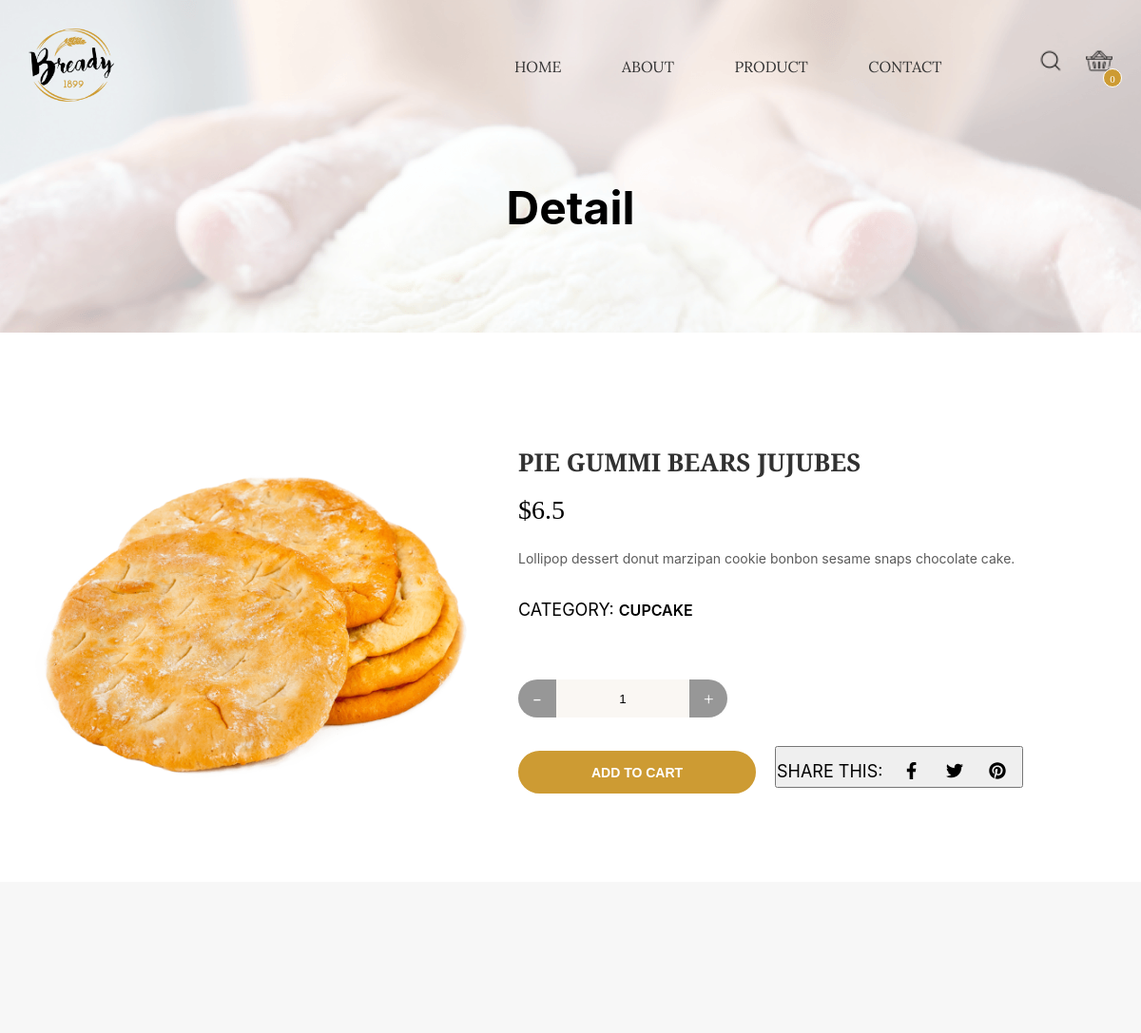
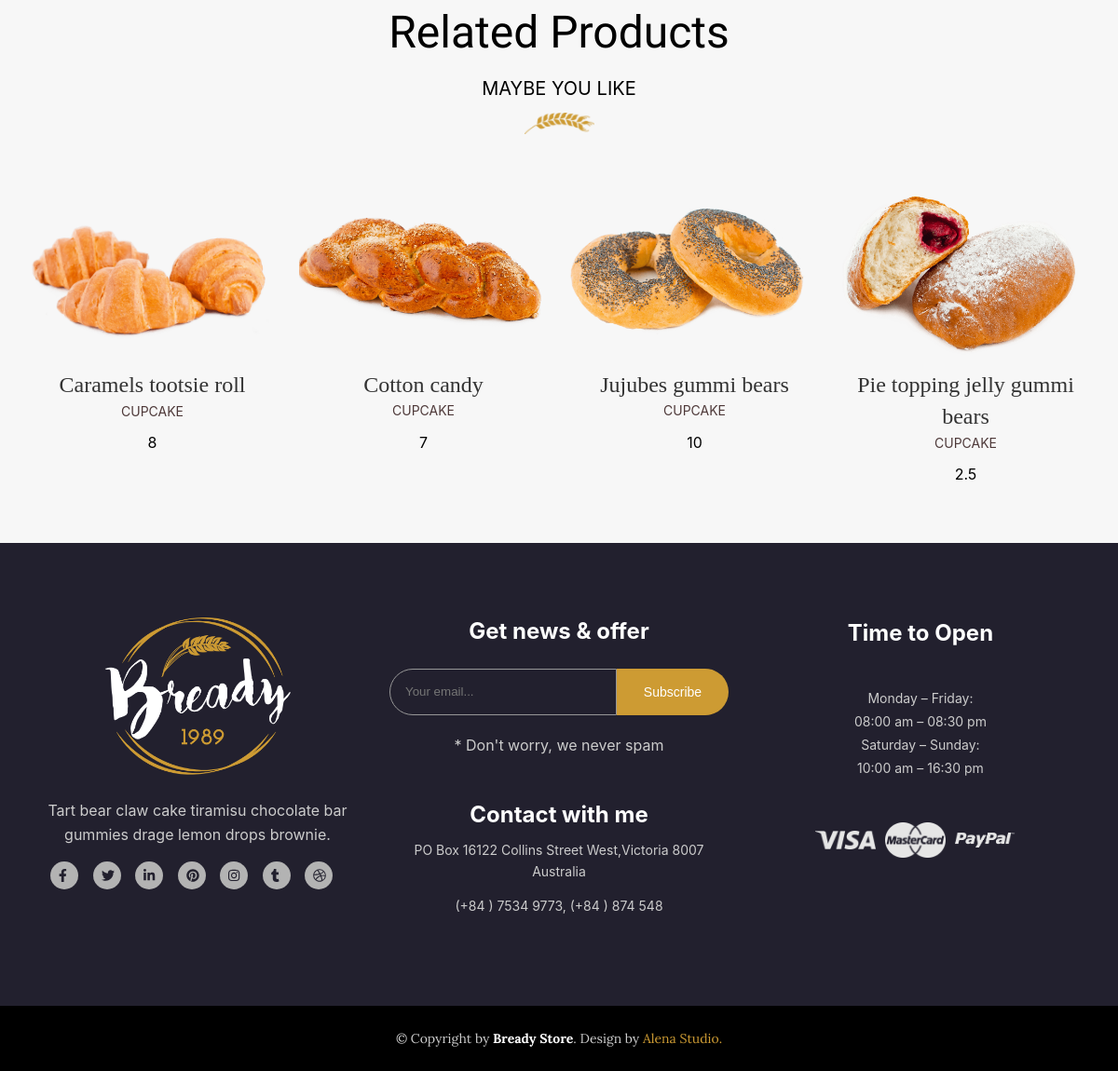
Screenshot of /?pages=detail&id=20 with the database file from the repository (2 pictures, top to bottom).
### tables this page shows
CREATE TABLE `products` (
  `id` int(11) NOT NULL,
  `brandid` int(11) NOT NULL,
  `name` varchar(100) NOT NULL,
  `price` float NOT NULL,
  `image` varchar(500) NOT NULL,
  `quality` int(11) NOT NULL,
  `description` text NOT NULL,
  `status` tinyint(4) NOT NULL DEFAULT 1,
  `hot` tinyint(4) NOT NULL DEFAULT 0
);

CREATE TABLE `brand` (
  `id` int(11) NOT NULL,
  `brandName` varchar(50) NOT NULL,
  `status` tinyint(4) NOT NULL DEFAULT 1
);

### view/detail.php (the view, shortened to what this page needs)
<?php
    if (isset($_GET['id'])){
        $productId=$_GET['id'];
    }
    $sql="Select p.*,b.brandName from products as p, brand as b where b.id=p.brandid and p.id=".$productId;
    $product=mysqli_fetch_array($conn->query($sql));
?>
<div class="product__main">
    <div class="container">
        <div class="product__detail">
            <div class="row">
                <div class=" col l-5 m-12 c-12">
                    <div class="product__detail-thumb">
                        <img src="<?=$product['image']?>" alt="">
                    </div>
                </div>
                <div class="col l-7 m-12 c-12">
                    <div class="product__detail-info">
                        <h1><?=$product['name']?></h1>
                        <span class="product__detail-price">$<?=$product['price']?></span>
                        <div class="product__detail-desc">
                            <p>Lollipop dessert donut marzipan cookie bonbon sesame snaps chocolate cake.</p>
                        </div>
                        <div class="product__detail-status">
                            <h5>Category: <a href=""><?=$product['brandName']?></a> </h5>
                        </div>
                        <form action="index.php?func=addProduct" class="product__detail-form" method="post">
                            <div class="product__detail-number">
                                <div class="form-group-number">
                                    <button class="btn-detail minus"> <span>-</span></button>
                                    <input type="text" name="quality" class="form-control product-value" value="1">
                                    <button class="btn-detail plus"> <span>+</span> </button>
                                </div>
                            </div>
                            <div class="product__detail-sharing">
                                <button class="product-btn" name="submit" type="submit">Add to cart<button/>
                                    <p class="product__detail-share">share this:
                                        <a href="" class="product__detail-link"><i class="fab fa-facebook-f"></i></a>
                                        <a href="" class="product__detail-link"><i class="fab fa-twitter"></i></a>
                                        <a href="" class="product__detail-link"><i class="fab fa-pinterest"></i></a>
                                    </p>
                            </div>
                        </form>
                    </div>
                </div>
            </div>
        </div>
    </div>
</div>
<?php
    $brandid=$product['brandid'];
    $productid=$product['id'];
    $sql="Select p.*,b.brandName from products as p, brand as b where b.id=p.brandid and p.brandid='$brandid' having p.id !='$productid'";
    $productRelated=$conn->query($sql);
?>
<div class="product__main related">
    <div class="container">
        <div class="related__heading">
            <h3 class="related__head">Related Products</h3>
            <p class="related__text">MAYBE YOU LIKE</p>
            <span>
                <img src="./images/views/floral.png" alt="" class="head-image">
            </span>
        </div>
        <div class="row product">
            <?php foreach ($productRelated as $item):?>
                <div class="col l-3 m-6 c-12">
                    <div class="product-item">
                        <div class="product-thumbnail">
                        </div>
                        <div class="product-content">
                            <a href="?pages=detail&id=<?=$item['id']?>" class="product-title"><?=$item['name']?></a>
                            <p class="product-category"><?=$item['brandName']?></p>
                            <p class="product-price"><?=$item['price']?></p>
                        </div>
                    </div>
            </div>
            <?php endforeach;?>
        </div>
    </div>
</div>

### css/main.css (style rules this page uses)
:root { --black-color:#000000; --white-color:#ffffff; --footer-color:#22202e; --button-color:#cd9b33; --info-color:#c7c7c7; --max-width: 1170px; }
a { text-decoration: none; }
h1 { margin-bottom: 20px; font-size: 48px; font-weight: bold; font-style: normal; font-stretch: normal; line-height: 0.79; letter-spacing: normal; text-align: center; color: var(--black-color); font-family: BlinkMacSystemFont,"Lora", serif; }
h3 { font-family: "Kaushan Script", cursive; font-size:48px; font-weight:400; color: var(--black-color); margin-bottom: 10px; }
p { font-size: 20px; font-weight: 400; color: #000; font-family: BlinkMacSystemFont,"Lora", serif; margin-bottom: 10px; line-height: 1.6em; }
.head-image { max-width:75px; }
a { color:inherit; }
.form-control { border: none; background-color: transparent; border-bottom: 1px solid rgba(255, 255, 255, 0.4); color: #fff; padding-left: 0; text-indent: 0; outline: none; height:50px; border-radius:0 ; width: 100%; }
.btn-detail { background-color: #979797; display: inline-block; height: 40px; width: 40px; border: none; font-family: "Lora", serif; color: #fff; font-size: 20px; padding: 1px 15px; }

### css/styles.css (style rules this page uses)
* { padding: 0; margin: 0; box-sizing: border-box; }
html { font-size:14px; }
body { background-color:var(--white-color); font-family: BlinkMacSystemFont "Lora", serif; font-size: 14px; line-height: 1.42857143; color: #333; overflow-x: hidden; overflow-y: scroll; scroll-behavior: smooth; }
.container { padding: 0 30px; margin:0 auto; width: 100%; }
.deal__heading,.related__heading { padding-top:80px; text-align: center; margin-bottom: 40px; }
.product-item { height:auto; margin-bottom: 20px; position: relative; }
.product-title { font-size: 24px; color: var(--block-color); }
.product-category { text-transform: uppercase; color: #4e3939; font-size: 14px; }
.product-price { font-size:16px; }
.history,.product__main { padding:80px 0 40px; }
.product-thumbnail { width:260px; overflow: hidden; position: relative; }
.product-content { text-align: center; }
.product__detail { margin: 40px auto 50px; max-width: 1170px; }
.product__detail-thumb { width:470px; }
.product__detail-thumb img { width:100%; }
.product__detail-info { padding-left: 30px; float:left; }
.product__detail-info h1 { font-family: 'Libre Baskerville', serif; font-size: 26px; line-height: 32px; font-weight: 700; color: #313131; text-transform: uppercase; margin-bottom: 15px; text-align: inherit; }
.product__detail-price { font-size: 28px; color: #000; font-weight: 400; margin: 5px 0 20px; display:block; }
.product__detail-desc { margin-bottom:30px; }
.product__detail-desc p { font-size: 14px; line-height: 1.6em; color: #5b5b5b; }
.product__detail-status h5 { color: #000; text-transform: uppercase; font-size: 18px; font-weight: 400; margin-bottom: 15px; font-family: BlinkMacSystemFont,"Lora", serif; }
.product__detail-status a { font-size: 16px; font-weight: 600; }
.product__detail-form { padding-top: 45px; display: inline-block; }
.product__detail-number { width: 220px; float: left; padding-bottom: 30px; }
.form-group-number { display:flex; }
.form-group-number button span { color: var(--white-color); font-size: 20px; }
.minus { border-radius: 45px 0 0 45px; }
.plus { border-radius: 0 45px 45px 0; }
.product-value { color: var(--black-color); border-radius: 0; border: 0; text-align: center; background-color: #faf7f3; height: 40px; }
.product__detail-sharing { display:inline-block; }
.product-btn { background-color: var(--button-color); border: 2px solid var(--button-color); min-width:250px; margin-right: 20px; text-align: center; color: #fff; font-weight: 700; padding: 9px 60px 7px; line-height: 25px; font-size: 14px; text-transform: uppercase; border-radius: 30px; }
.product__detail-share { display:inline-block; margin-bottom: 0; padding-top: 10px; font-size: 18px; line-height: 30px; text-transform: uppercase; color: #000; font-weight: 400; }
.product__detail-share a:first-child { margin-left: 10px; }
.product__detail-link { margin-right: 10px; width: 30px; height: 30px; border-radius: 50%; vertical-align: top; display:inline-block; text-align: center; }
.related { background-color: #f7f7f7; }

### rows the page displays
products: image (picture), name "PIE GUMMI BEARS JUJUBES", price "6.5", brandid.brandName "CUPCAKE"
products: name "Caramels tootsie roll", brandid.brandName "CUPCAKE", price "8"
products: name "Cotton candy", brandid.brandName "CUPCAKE", price "7"
products: name "Jujubes gummi bears", brandid.brandName "CUPCAKE", price "10"
products: name "Pie topping jelly gummi bears", brandid.brandName "CUPCAKE", price "2.5"

### other values shown
$_GET['pages'] "Detail"
